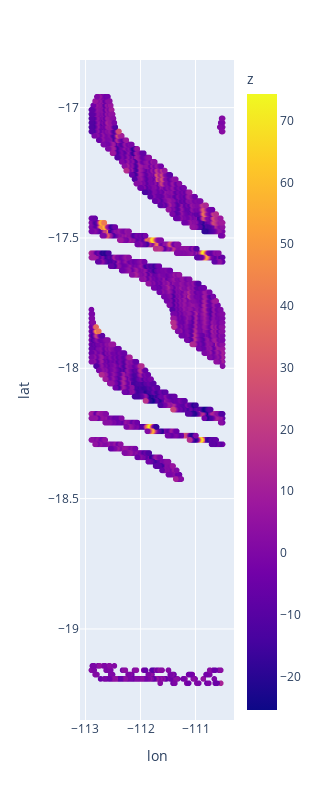

Notebook code for this chart:
### Code cell
y_true = px.scatter(X_test, x='lon', y='lat', color='z')
y_true.update_layout(
        width=320,
        height=800,
        xaxis=dict(type='linear', autorange=True),  # Adjust x-axis properties
        yaxis=dict(type='linear', autorange=True),  # Adjust y-axis properties
    )

### Figure 1 — Plotly figure (JSON) as saved in the notebook; plotly's stock layout.template omitted (floating-point values rounded to 4 significant figures; data arrays with more than 128 entries replaced by an {"elided": "..."} marker saying what was removed)
{"data": [{"hovertemplate": "lon=%{x}<br>lat=%{y}<br>z=%{marker.color}<extra></extra>", "legendgroup": "", "marker": {"color": {"elided": "4147 float values"}, "coloraxis": "coloraxis", "symbol": "circle"}, "mode": "markers", "name": "", "showlegend": false, "type": "scattergl", "x": {"elided": "4147 float values"}, "xaxis": "x", "y": {"elided": "4147 float values"}, "yaxis": "y"}], "layout": {"coloraxis": {"colorbar": {"title": {"text": "z"}}, "colorscale": [[0, "#0d0887"], [0.1111, "#46039f"], [0.2222, "#7201a8"], [0.3333, "#9c179e"], [0.4444, "#bd3786"], [0.5556, "#d8576b"], [0.6667, "#ed7953"], [0.7778, "#fb9f3a"], [0.8889, "#fdca26"], [1, "#f0f921"]]}, "height": 800, "legend": {"tracegroupgap": 0}, "margin": {"t": 60}, "width": 320, "xaxis": {"anchor": "y", "autorange": true, "domain": [0, 1], "title": {"text": "lon"}, "type": "linear"}, "yaxis": {"anchor": "x", "autorange": true, "domain": [0, 1], "title": {"text": "lat"}, "type": "linear"}}}
